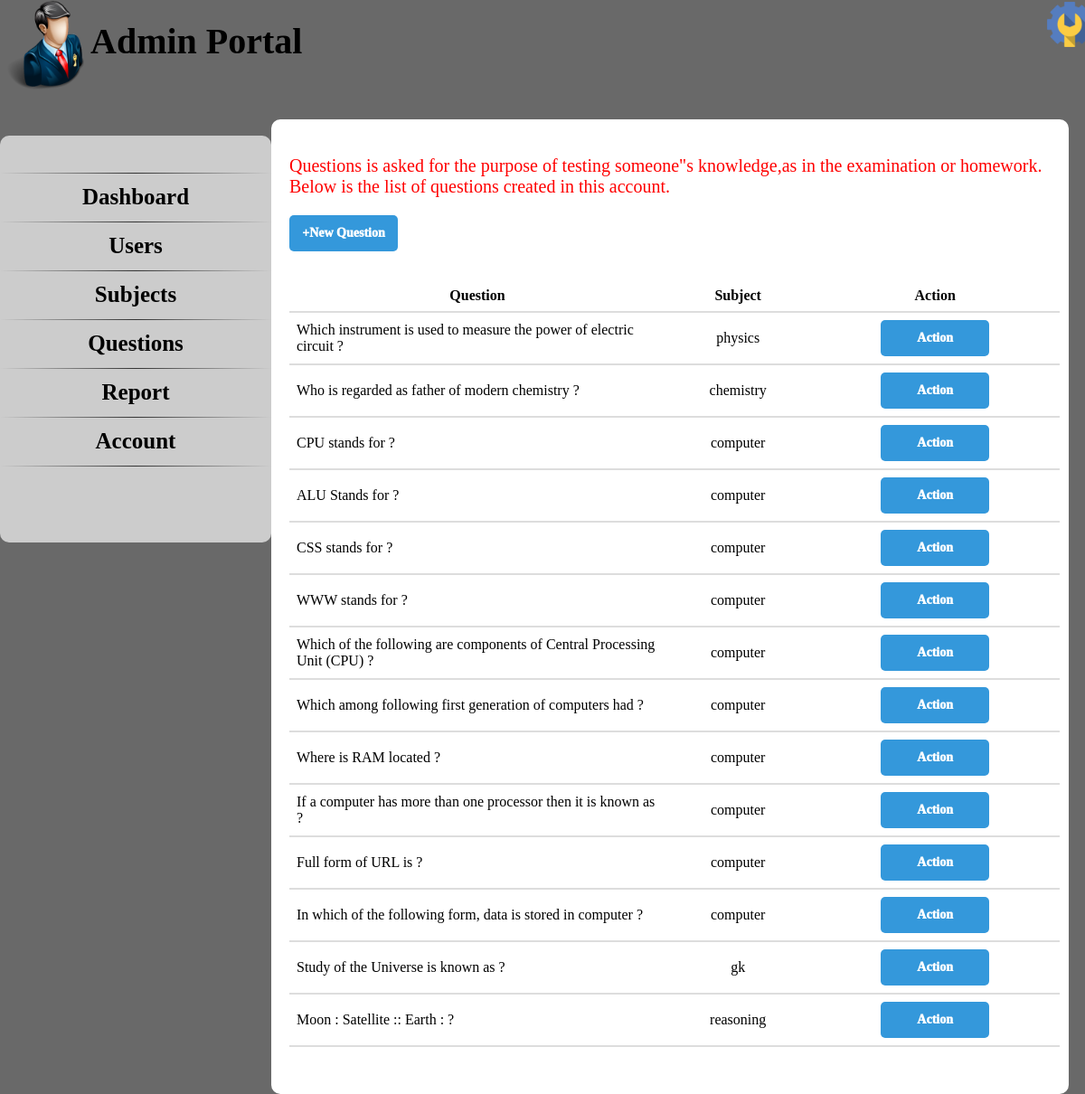
The page /admin/qlist.php (signed in) on the database its author committed.
### tables this page shows
CREATE TABLE IF NOT EXISTS `physics` (
  `q_no` int NOT NULL AUTO_INCREMENT,
  `question` varchar(500) NOT NULL,
  `subject` varchar(30) NOT NULL DEFAULT 'physics',
  `a` varchar(100) NOT NULL,
  `b` varchar(100) NOT NULL,
  `c` varchar(100) NOT NULL,
  `d` varchar(100) NOT NULL,
  `correct` varchar(1) NOT NULL,
  PRIMARY KEY (`q_no`)
);

CREATE TABLE IF NOT EXISTS `chemistry` (
  `q_no` int NOT NULL AUTO_INCREMENT,
  `question` varchar(500) NOT NULL,
  `subject` varchar(30) NOT NULL DEFAULT 'chemistry',
  `a` varchar(100) NOT NULL,
  `b` varchar(100) NOT NULL,
  `c` varchar(100) NOT NULL,
  `d` varchar(100) NOT NULL,
  `correct` varchar(1) NOT NULL,
  PRIMARY KEY (`q_no`)
);

CREATE TABLE IF NOT EXISTS `computer` (
  `q_no` int NOT NULL AUTO_INCREMENT,
  `question` varchar(500) NOT NULL,
  `subject` varchar(30) NOT NULL DEFAULT 'computer',
  `a` varchar(100) NOT NULL,
  `b` varchar(100) NOT NULL,
  `c` varchar(100) NOT NULL,
  `d` varchar(100) NOT NULL,
  `correct` varchar(1) NOT NULL,
  PRIMARY KEY (`q_no`)
);

CREATE TABLE IF NOT EXISTS `gk` (
  `q_no` int NOT NULL AUTO_INCREMENT,
  `question` varchar(500) NOT NULL,
  `subject` varchar(30) NOT NULL DEFAULT 'gk',
  `a` varchar(100) NOT NULL,
  `b` varchar(100) NOT NULL,
  `c` varchar(100) NOT NULL,
  `d` varchar(100) NOT NULL,
  `correct` varchar(1) NOT NULL,
  PRIMARY KEY (`q_no`)
);

CREATE TABLE IF NOT EXISTS `reasoning` (
  `q_no` int NOT NULL AUTO_INCREMENT,
  `question` varchar(500) NOT NULL,
  `subject` varchar(30) NOT NULL DEFAULT 'reasoning',
  `a` varchar(100) NOT NULL,
  `b` varchar(100) NOT NULL,
  `c` varchar(100) NOT NULL,
  `d` varchar(100) NOT NULL,
  `correct` varchar(1) NOT NULL,
  PRIMARY KEY (`q_no`)
);

### admin/qlist.php (the view, shortened to what this page needs)
<html>
<?php include 'common/header.php';
?>
<body>
<div class="container">
<p class="sptext">Questions is asked for the purpose of testing someone"s knowledge,as in the examination or homework.
Below is the list of questions created in this account.</p>
<a href="question.php"><button class="submit" name="NewQuestion">+New Question</button></a>
<br><br><br>
<table class="utable">
<tr>
<th>Question</th>
<th>Subject</th>
<th>Action</th>
</tr>
<?php
$sql = "SELECT * FROM sub";
$query = mysqli_query($link,$sql);
while($row = mysqli_fetch_array($query))
{
$name = $row['name'];
$sql1 = "SELECT * FROM ".$name;
$query1 = mysqli_query($link,$sql1);
while($row1 = mysqli_fetch_array($query1))
{
	$name1 = $row1['question'];
	$subject = $row1['subject'];
	echo '<tr>';
	echo '<td style="text-align:left;width:400px;">'.$name1.'</td>';
	echo '<td>'.$subject.'</td>';
	echo '<td><button class="submit">Action</button></td>';
	echo '</tr>';
}
}
?>
</table>
<br>
<br>
</div>
</body>
</html>

### admin/common/header.php (shortened to what this page needs)
<html>
<head>
<link rel="stylesheet" type="text/css" href="css/style.css">
</head>
<body>
<div class="logo">
<a href="dashboard.php"><img src="img/logo.png"/>Admin Portal</a>
</div>
<ul id="nav">
<li><img src="img/settings.png" width="50px" height="50px">
</li>
</ul>
<div class="sidebar">
<center>
<br>
<hr class="dhr"><a href="dashboard.php">Dashboard</a><hr class="dhr">
<a href="ulist.php">Users</a><hr class="dhr">
<a href="sublist.php">Subjects</a><hr class="dhr">
<a href="qlist.php">Questions</a><hr class="dhr">
<a href="report.php">Report</a><hr class="dhr">
<a href="account.php">Account</a><hr class="dhr">
</center></div>
</body>
</html>

### admin/css/style.css (style rules this page uses)
body { background-color:#696969; margin:0; font-family: Georgia,Times,Times New Roman,serif; font-size: 14px; }
a { text-decoration:none; color:#000; font-weight:bold; }
.submit { background-color:#3498db; width:120px; height:40px; border: 0; padding:5px; border-radius:5px; font-family: Georgia,Times,Times New Roman,serif; font-size: 14px; font-weight:1000; color:#fff; cursor: pointer; }
.logo { position:absolute; font-size:40px; font-weight:bold; }
.logo img { height:100px; width:100px; vertical-align:middle; }
ul { list-style-type:none; }
#nav { position:absolute; margin-left:93.2%; font-size:30px; margin-top:2px; font-weight:bold; cursor:pointer; text-align:center; z-index:1; }
.dhr { border: 0; height: 1px; background-image: linear-gradient(to right, rgba(0, 0, 0, 0), rgba(0, 0, 0, 0.75), rgba(0, 0, 0, 0)); }
.sidebar { position:absolute; width:300px; height:450px; background-color:#ccc; border-radius:10px; margin-top:150px; font-size:25px; font-weight:bold; text-align:center; }
.container { position:absolute; margin-left:25%; margin-top:11%; width:71%; height:auto; background-color:#fff; padding-left:20px; padding-top:20px; padding-bottom:20px; padding-right:10px; border-radius:10px; word-wrap: break-word; }
.sptext { font-size:20px; color:red; }
.utable { width:100%; text-align:center; border-collapse: collapse; }
.utable th, .utable td { padding: 8px; text-align: left; border-bottom: 2px solid #ddd; text-align:center; }

### rows shown on the page
physics: question "Which instrument is used to measure the power of electric circuit ?", subject "physics"
chemistry: question "Who is regarded as father of modern chemistry ?", subject "chemistry"
computer: question "CPU stands for ?", subject "computer"
computer: question "ALU Stands for ?", subject "computer"
computer: question "CSS stands for ?", subject "computer"
computer: question "WWW stands for ?", subject "computer"
computer: question "Which of the following are components of Central Processing Unit (CPU) ?", subject "computer"
computer: question "Which among following first generation of computers had ?", subject "computer"
computer: question "Where is RAM located ?", subject "computer"
computer: question "If a computer has more than one processor then it is known as ?", subject "computer"
computer: question "Full form of URL is ?", subject "computer"
computer: question "In which of the following form, data is stored in computer ?", subject "computer"
gk: question "Study of the Universe is known as ?", subject "gk"
reasoning: question "Moon : Satellite :: Earth : ?", subject "reasoning"
